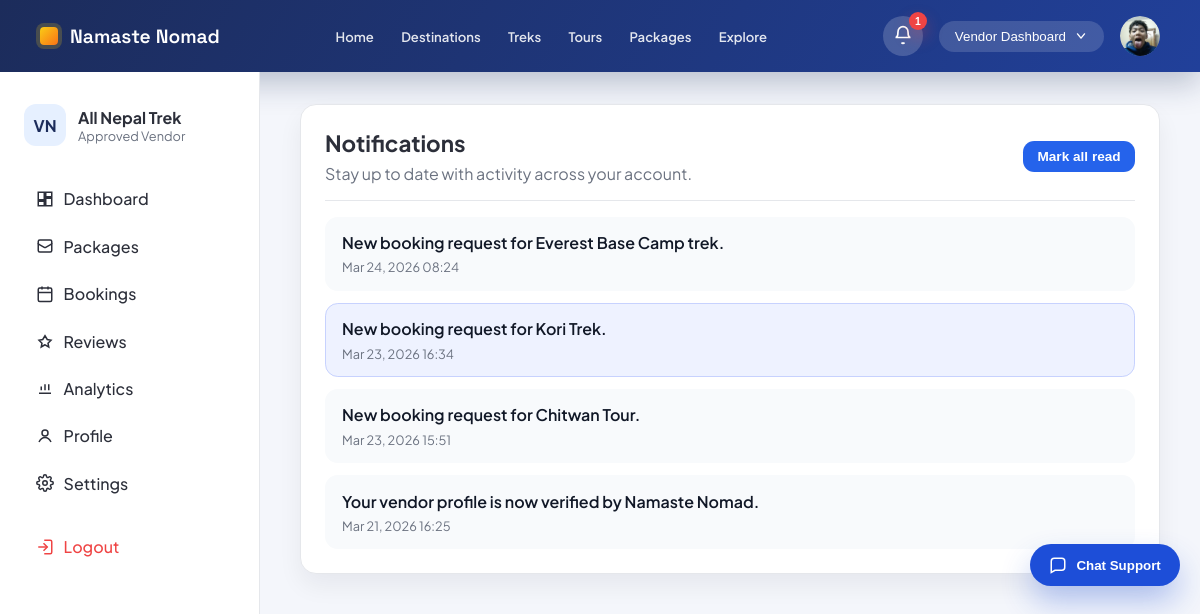
Before: /accounts/notifications/ (signed in) with the older database file.
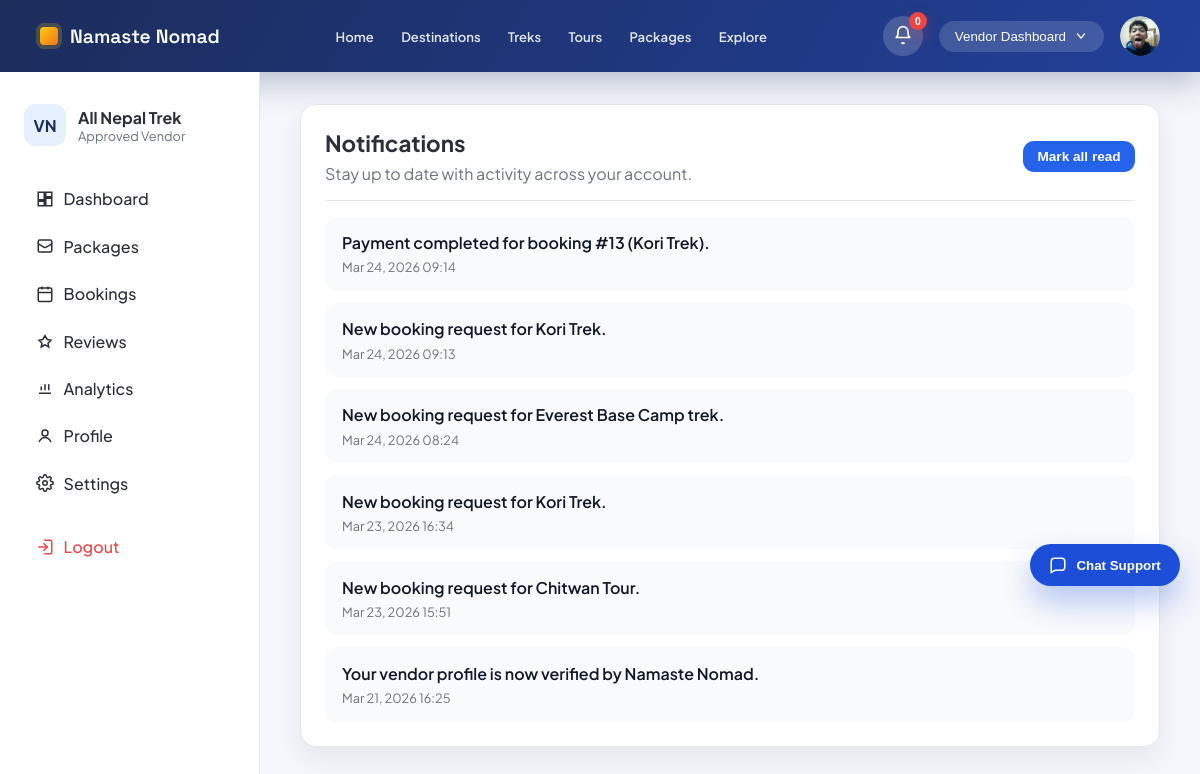
After: the same page with the newer database file.
### accounts/models.py (models this page shows, shortened)
class Notification(models.Model):
    TYPE_BOOKING = 'booking'
    TYPE_COMMUNITY_POST = 'community_post'
    TYPE_LIKE = 'like'
    TYPE_COMMENT = 'comment'
    TYPE_VENDOR_APPROVAL = 'vendor_approval'
    TYPE_ADMIN_MESSAGE = 'admin_message'
    TYPE_PACKAGE_APPROVED = 'package_approved'
    TYPE_SUPPORT_MESSAGE = 'support_message'
    TYPE_PACKAGE_SUBMISSION = 'package_submission'
    TYPE_USER_REGISTRATION = 'user_registration'
    TYPE_CHOICES = (
        (TYPE_BOOKING, 'Booking'),
        (TYPE_COMMUNITY_POST, 'Community Post'),
        (TYPE_LIKE, 'Like'),
        (TYPE_COMMENT, 'Comment'),
        (TYPE_VENDOR_APPROVAL, 'Vendor Approval'),
        (TYPE_ADMIN_MESSAGE, 'Admin Message'),
        (TYPE_PACKAGE_APPROVED, 'Package Approved'),
        (TYPE_SUPPORT_MESSAGE, 'Support Message'),
        (TYPE_PACKAGE_SUBMISSION, 'Package Submission'),
        (TYPE_USER_REGISTRATION, 'User Registration'),
    )
    user = models.ForeignKey(
        settings.AUTH_USER_MODEL,
        on_delete=models.CASCADE,
        related_name='notifications',
    )
    message = models.TextField()
    type = models.CharField(max_length=40, choices=TYPE_CHOICES)
    related_object_id = models.PositiveIntegerField(null=True, blank=True)
    is_read = models.BooleanField(default=False)
    created_at = models.DateTimeField(auto_now_add=True)
    class Meta:
        ordering = ('-created_at',)

### accounts/views.py (the view, shortened to what this page needs)
# urls.py: path('notifications/', views.notifications_list, name='notifications_list'),
@never_cache
@login_required(login_url='account_login_choice')
def notifications_list(request):
    notifications = Notification.objects.filter(user=request.user).order_by('-created_at')[:50]
    unread_count = Notification.objects.filter(user=request.user, is_read=False).count()
    for notification in notifications:
        notification.link = notification_link(notification)
    base_template = (
        'accounts/vendor_base.html'
        if request.user.user_type == 'vendor'
        else 'accounts/traveler_base.html'
    )
    context = {
        'base_template': base_template,
        'notifications': notifications,
        'unread_count': unread_count,
        'active_page': 'notifications',
    }
    if request.user.user_type == 'vendor':
        context['vendor_profile'] = _get_vendor_profile(request.user)
    else:
        traveler_profile = _get_traveler_profile(request.user)
        if traveler_profile is None:
            traveler_profile = TravelerProfile.objects.create(user=request.user)
        context['traveler_profile'] = traveler_profile
    return render(request, 'accounts/notifications.html', context)

### accounts/context_processors.py (called while the page is built)
def _safe_related(instance, relation_name):
    try:
        return getattr(instance, relation_name)
    except ObjectDoesNotExist:
        return None

def _display_name(user):
    full_name = user.get_full_name().strip()
    return full_name or user.username or user.email or 'Account'

def _avatar_url(user, user_type):
    if user_type == 'traveler':
        profile = _safe_related(user, 'traveler_profile')
        if profile and profile.avatar:
            return profile.avatar.url
    elif user_type == 'vendor':
        profile = _safe_related(user, 'vendor_profile')
        if profile and profile.logo:
            return profile.logo.url
    elif user_type == 'admin':
        profile = _safe_related(user, 'admin_profile')
        if profile and profile.avatar:
            return profile.avatar.url
    return ''

def _dashboard_url(user_type):
    if user_type == 'traveler':
        return reverse('traveler_home')
    if user_type == 'vendor':
        return reverse('vendor_dashboard')
    if user_type == 'admin':
        return reverse('admin_dashboard')
    return reverse('home')

### accounts/templates/accounts/notifications.html (shortened to what this page needs)
{% extends base_template %}
{% load static %}
{% block extra_css %}
    <link rel="stylesheet" href="{% static 'css/notifications_page.css' %}?v=20260313a">
{% endblock %}
{% block content %}
    {% include "accounts/includes/notifications_list.html" %}
{% endblock %}

### accounts/templates/accounts/includes/notifications_list.html (shortened to what this page needs)
<section class="notifications-page">
    <div class="notifications-page__header">
        <div>
            <h1>Notifications</h1>
            <p>Stay up to date with activity across your account.</p>
        </div>
        <form method="post" action="{% url 'notifications_mark_read' %}" class="notifications-page__actions">
            <button type="submit" class="notifications-page__button">Mark all read</button>
        </form>
    </div>
    <div class="notifications-page__list">
        {% if notifications %}
            {% for notification in notifications %}
                <a class="notifications-page__item{% if not notification.is_read %} unread{% endif %}" href="{{ notification.link }}">
                    <div class="notifications-page__message">{{ notification.message }}</div>
                    <div class="notifications-page__meta">{{ notification.created_at|date:"M d, Y H:i" }}</div>
                </a>
            {% endfor %}
        {% else %}
            <div class="notifications-page__empty">No notifications yet.</div>
        {% endif %}
    </div>
</section>

Changed rows visible on the page:
added Notification: message "Payment completed for booking #13 (Kori Trek).", created_at "Mar 24, 2026 09:14"
added Notification: message "New booking request for Kori Trek.", created_at "Mar 24, 2026 09:13"
changed Notification "Mar 23, 2026 16:34": is_read False → True (drawn)
Other visible differences:
{{ notifications_unread_count|default:0 }}: "1" → "0"
